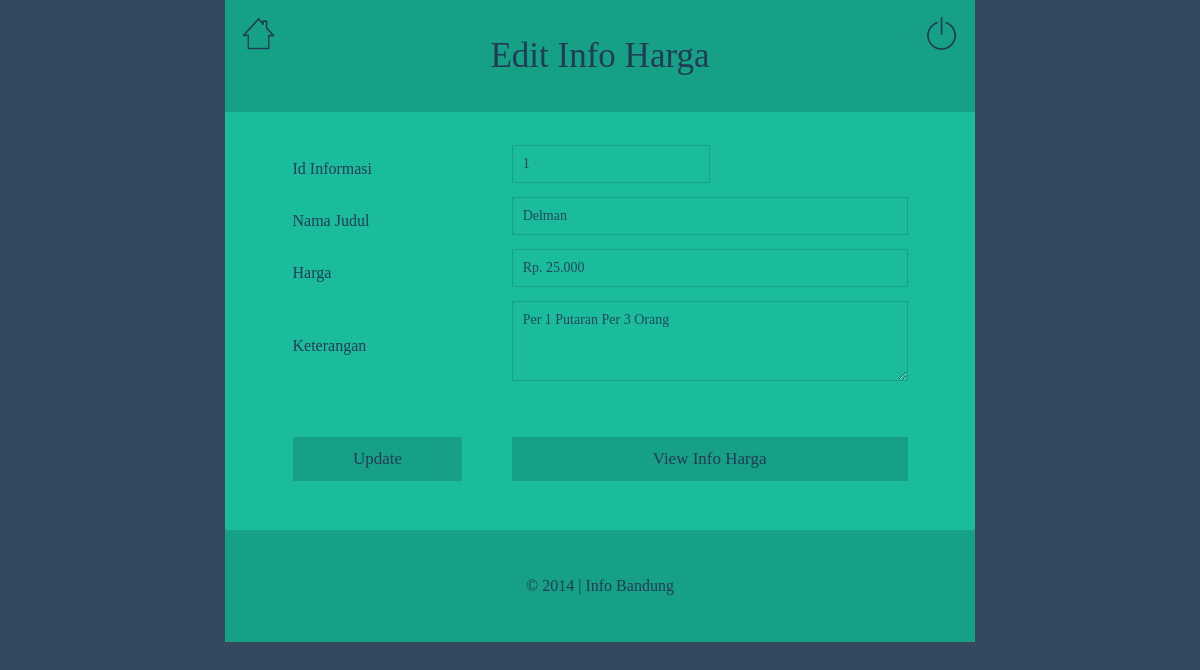
The app's page /info-bandung-admin/edit-info-harga/edit.php?id_info_harga=1 with its own data.
### tables this page shows
CREATE TABLE IF NOT EXISTS `t_info_harga` (
  `id_info_harga` int(20) NOT NULL AUTO_INCREMENT,
  `id_informasi` int(20) NOT NULL,
  `nama_judul` varchar(50) NOT NULL,
  `harga` varchar(50) NOT NULL,
  `ket` text NOT NULL,
  PRIMARY KEY (`id_info_harga`)
);

### info-bandung-admin/edit-info-harga/edit.php (the view, shortened to what this page needs)
<html>
<head>
	<link rel="stylesheet" href="../css/style.css" />
</head>
<body>
	<?php
	$id_info_harga=$_GET['id_info_harga'];
	$row=mysql_fetch_array(mysql_query("select * from t_info_harga where id_info_harga='$id_info_harga'"));
	$id_informasi=$row['id_informasi'];
	$nama_judul=$row['nama_judul'];
	$harga=$row['harga'];
	$ket=$row['ket'];
	?>
	<div class="content-jenis">
		<header>
			<div class="judul">
				<div id="kanan">
					<a href= "../login/logout.php">
						<img src="../gambar/shutdown1.png" id="shutdown" title="Logout">
					</a>
				</div>
				<div id="kiri">
					<a href="../index.php">
						<img src="../gambar/home1.png" id="rumah" title="Home">
					</a>
				</div>
				<center>
					<h3>Edit Info Harga</h3>
				</center>
			</div>
		</header>
		<div class="isi">
			<div class="box">
				<div id="formwrap">
					<form  id="submitform" action="update.php" enctype="multipart/form-data" method="post" name="postform">
						<center>
							<table>
								<tr>
									<td width="125">Id Informasi</td>
									<td width="30">&nbsp;</td>
									<td width="292"><input type="text" class="formstyle-id" name="id_informasi" value="<?php echo $id_informasi; ?>" size="30"/></td>
								</tr>
								<tr>
									<td width="125">Nama Judul</td>
									<td width="30">&nbsp;</td>
									<td width="292"><input type="text" class="formstyle" name="nama_judul" value="<?php echo $nama_judul; ?>" size="30"/></td>
								</tr>
								<tr>
									<td width="125">Harga</td>
									<td width="30">&nbsp;</td>
									<td width="292"><input type="text" class="formstyle" name="harga" value="<?php echo $harga; ?>" size="30"/></td>
								</tr>
								<tr>
								  <td width="125">Keterangan</td>
								  <td width="30">&nbsp;</td>
								  <td width="292"><textarea class="formstyle" name="ket" cols="20" rows="5"><?php echo $ket; ?></textarea></td>
								</tr>
								<tr>
									<td colspan="3"><p></p></td>
								</tr>
								<tr>
									<td><input type="submit" class="formstyletwo" name="submit"  value="Update" onclick="return confirm('Apakah Anda yakin akan mengubah data?')"/></td>
									<td>&nbsp;</td>
									<td>
										<a href="view_data.php">
											<input type="button" class="formstyletwo"  value="View Info Harga">
										</a>
									</td>
								</tr>
							</table>
						</center>
					</form>
				</div>
			</div>
		</div>
		<div class="footer">
			<center>
				<ul id ="footer-links">
					<li>
						<p>&copy 2014 | Info Bandung</p>
					</li>
				</ul>
			</center>
		</div>
	</div>
</body>
</html>

### info-bandung-admin/css/style.css (style rules this page uses)
html { background-color:#34495e; background-repeat:no-repeat; background-position:top; -webkit-background-size: cover; -moz-background-size: cover; -o-background-size: cover; background-size: cover; font-family:Corbert; font-weight:lighter; color:#233c55; }
body { margin:0; }
a { text-decoration:none; color:#233c55; }
h3 { font-size:35px; text-align:center; font-weight:lighter; color:#233c55; margin-bottom:35px; margin-top:35px; }
img#rumah { width:35px; height:35px; border-radius:0px; margin:5px; padding:8px; border:2px solid #16a085; background-color:none; float:left; }
img#shutdown { width:35px; height:35px; border-radius:0px; margin:5px; padding:8px; border:2px solid #16a085; background-color:none; float:right; }
ul#footer-links { list-style:none; margin:0px; padding:20px; }
ul#footer-links li { list-style:none; text-align:center; position:relative; padding:10px; }
.footer p { text-decoration:none; font-size:12pt; font-family:arial; color:#233c55; font-family:Corbert; }
.footer { background-color:#16a085; border:1px solid #16a085; }
table { width:90%; border:none; }
tr { height:40px; }
.isi { margin:auto; padding:30px; border-radius: 0px; border:2px solid #233c55; background-color:#1abc9c; border:none; }
.judul { background-color:#16a085; border:1px solid #16a085; }
#formwrap { width:100%; margin:0px; padding:0px; border:none; }
.formstyle { border: 1.7px solid #16a085; color: #233c55; font-size:14px; font-family:Corbert; font-weight:lighter; width: 100%; background-color:#1abc9c; background-image:none; margin-bottom:10px; opacity:0.9; padding-bottom: 10px; padding-left: 10px; padding-right: 0; padding-top: 10px; -webkit-transition: all 0.4s ease-in-out; -moz-transition: all 0.4s ease-in-out; -o-transition: all 0.4s ease-in-out; -ms-transition: all 0.4s ease-in-out; transition: all 0.4s ease-in-out; border-radius:0px; }
.formstyletwo { color: #233c55; font-family:Corbert; font-size:17px; font-family:Corbert; font-weight:lighter; text-align:center; width:100%; background-color:#16a085; border:0px; padding:10px; border:2px solid #16a085; }
textarea { border: 1px solid #ccc; color: #000; font-family:Corbert; font-size:14px; width:95%; height:80px; background-color:rgba(255,255,255,1); background-image:none; margin-bottom:10px; border-radius:2px; padding-bottom: 10px; padding-left: 10px; padding-right: 0; padding-top: 10px; opacity:0.9; -webkit-transition: all 0.4s ease-in-out; -moz-transition: all 0.4s ease-in-out; -o-transition: all 0.4s ease-in-out; -ms-transition: all 0.4s ease-in-out; transition: all 0.4s ease-in-out; }
.box { width:100%; padding-bottom: 0px; padding-left: 0px; padding-right: 0px; padding-top: 0px; border:none; margin-bottom: 0px; margin-left: 0px; margin-right: 0px; margin-top: 0px; }
.formstyle-id { border: 1.7px solid #16a085; color: #233c55; font-size:14px; font-family:Corbert; font-weight:lighter; width: 50%; background-color:#1abc9c; background-image:none; margin-bottom:10px; opacity:0.9; padding-bottom: 10px; padding-left: 10px; padding-right: 0; padding-top: 10px; -webkit-transition: all 0.4s ease-in-out; -moz-transition: all 0.4s ease-in-out; -o-transition: all 0.4s ease-in-out; -ms-transition: all 0.4s ease-in-out; transition: all 0.4s ease-in-out; border-radius:0px; }
.content-jenis { padding:0px; border:none; bottom: 0; right: 0; top: 0; left:0; margin-left: auto; margin-right: auto; left: 0; right: 0; width: 750px; height:auto; border:none; }

### records on screen
t_info_harga: id_informasi "1", nama_judul "Delman", harga "Rp. 25.000", ket "Per 1 Putaran Per 3 Orang"
